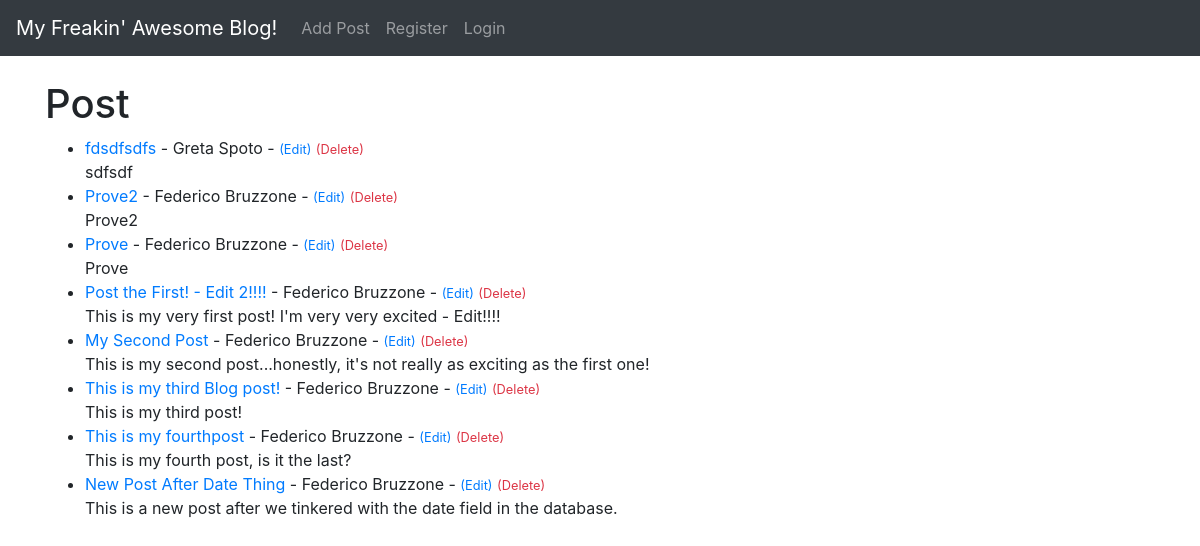
Before: / with the older database file.
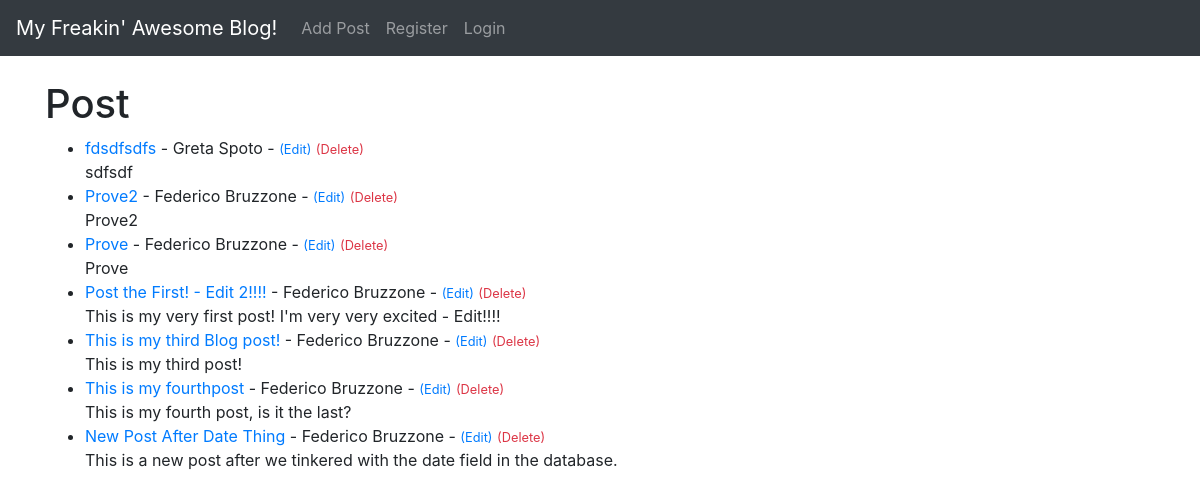
After: the same page with the newer database file.
### theblog/models.py (models this page shows, shortened)
class Post(models.Model):
    title = models.CharField(max_length=255)
    title_tag = models.CharField(max_length=255)
    author = models.ForeignKey(User, on_delete=models.CASCADE)
    body = models.TextField()
    post_date = models.DateField(auto_now_add=True)
    post_time = models.TimeField(auto_now_add=True)

### theblog/views.py (the view)
class HomeView(ListView):
    model = Post
    template_name = 'home.html'
    ordering = ['-post_date', '-post_time']

### theblog/templates/home.html
{% extends 'base.html' %}
{% block content %}
    <h1>Post</h1>
    <ul>
    {% for post in object_list %}
        <li>
            <a href="{% url 'article_detail' post.pk %}">{{ post.title }}</a>
            - {{ post.author.first_name }} {{ post.author.last_name }}
            - <small><a href="{% url 'update_post' post.pk %}">(Edit)</a></small>
              <small><a class="text-danger" href="{% url 'delete_post' post.pk %}">(Delete)</a></small><br/>
            {{ post.body }}
        </li>
    {% endfor %}
{% endblock %}

Changed rows visible on the page:
removed Post: title "My Second Post", author.first_name "Federico", author.last_name "Bruzzone", body "This is my second post...honestly, it's not really as exciting as the first one!"
